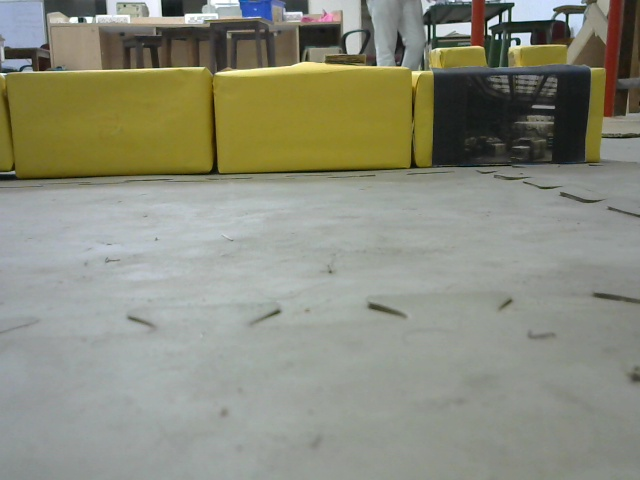
#> input picture Trail/Check 2/Input2.jpg, 640 x 480 px, found by its file name
$ python 'green bg logic.py'
#> lines starting #> are read from the running program, lines starting #| are printed output that depends on the picture; after the words box and inside, x2 and y2 are one past the last pixel; in counts of white or black regions, pixels touching at a corner belong together
import time

start1=time.time()
import numpy as np
import cv2
#from scipy.spatial import distance
stop1=time.time()

print("Import: ",stop1-start1)

start2=time.time()

length=0
Area=[]
newcontour=[]
newcontour2=[]

path = r'F:\Projects\Caterpillar\Trail\Check 2\Input2.jpg'
img=cv2.imread(path)
#> img is the input picture: shape (480, 640, 3); mean B, G, R 124.4, 140.7, 139.2

##capture_start=time.time()
##
##_,img = cv2.VideoCapture(1).read()
##
##capture_end=time.time()
##
##cv2.imwrite('Input_check.jpg',img)

blur = cv2.GaussianBlur(img,(5,5),0)

hsv=cv2.cvtColor(blur, cv2.COLOR_BGR2HSV)
#> hsv: shape (480, 640, 3); mean H, S, V 57.4, 44, 144.1

lb= np.array([15,80,50])
ub= np.array([39,255,255])
mask = cv2.inRange(hsv, lb, ub)
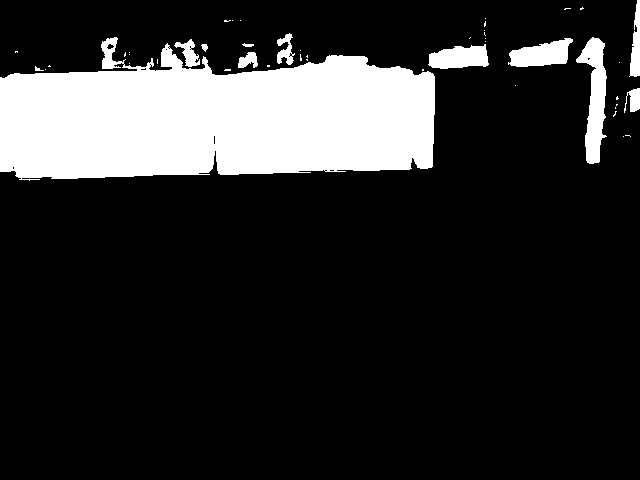
#> mask: shape (480, 640); 17.1% white; 47 white regions (35 under 20 px)
cv2.imwrite('mask.jpg',mask)
cv2.imshow('mask1',mask)

contour,hierarchy=cv2.findContours(mask,cv2.RETR_TREE, cv2.CHAIN_APPROX_SIMPLE)
#> contour = 62 contours, 51 with area under 20; largest, box (x1, y1, x2, y2) and area: (0, 37, 435, 181) 45646, (576, 37, 607, 164) 1881, (508, 38, 573, 67) 1138, (428, 44, 489, 69) 1041, (629, 0, 640, 77) 430

for i in contour:
    if cv2.contourArea(i) > 15000:
         length+=1
         Area.append(cv2.contourArea(i))
         newcontour.append(i)
         contour=i
    else:
       cv2.fillPoly(mask,[i],(0,0,255))
#> this loop made 62 passes
#> length on pass 39: 1
#> i on passes 1, 2, 4, 5, 8, 9: [[623, 136]], [[625, 135], [629, 135], [630, 136], [629, 135]], [[615, 107], [615, 108]], [[616, 104], [616, 105], [617, 104]], [[515, 85]], [[422, 69], [422, 70], [423, 70], [423, 69]]
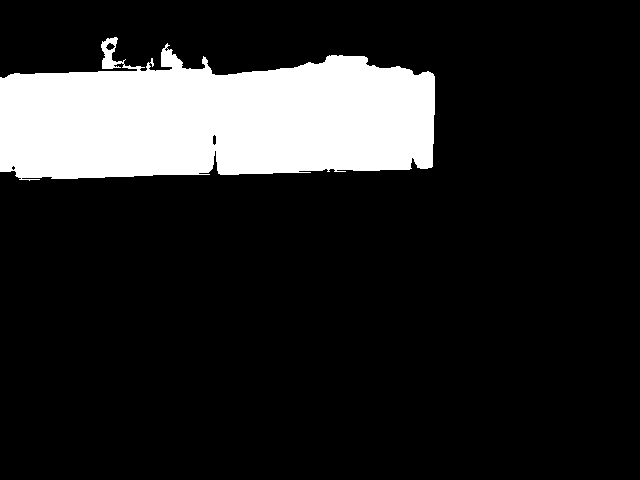
#> mask: shape (480, 640); 15.1% white; 1 white region
#> after the loop, Area = [45646]; length = 1; newcontour = 1 contour; box (x1, y1, x2, y2) and area: (0, 37, 435, 181) 45646

cv2.imwrite("Mask2.jpg",mask)


##length=len(newcontour)
##
##cv2.drawContours(img, newcontour,-1,(0,0,255),0)
##
##cv2.imshow('Contour',img)
##
##start_pic=time.time()
##
##(y1, x1) = np.where(mask==0)
###(topy1, topx1) = (np.min(y1), np.min(x1))
##(bottomy1, bottomx1) = (np.max(y1), np.max(x1))
##
##end_pic=time.time()
##
##print("\nPic Co-ordinate Execution: ",end_pic-start_pic)
##
##(y, x) = np.where(mask==255)
##(topy, topx) = (np.min(y), np.min(x))
##(bottomy, bottomx) = (np.max(y), np.max(x))
##
##print("No. of contours",length)
##print("pic x: ",bottomx1)
##print("block x: ",topx,bottomx)
##
###if length==2 and (Area[0]<30000 and Area[1]<30000):
##if length ==2:
##    print("Area: ",Area[0],Area[1])
##    print("\n\nBlock: 0")
###elif length==1 and Area > 30000:
##elif length == 1:
##    print("Area: ",Area[0])
##    if topx > 100 and (bottomx1-bottomx)<100:
##        print("\n\nBlock: -1")
##    else: #topx < 100 and (bottomx1-bottomx)>100:
##        print("\n\nBlock: 1")
####    else:
####        print("*\n\n***************Condition Not Satisfied**************")
##
##
##end2=time.time()
##
##print("\n\nProgram Execution :",end2-start2)

$ run again, with Trail/Check 2/Input1.jpg copied over Trail/Check 2/Input2.jpg
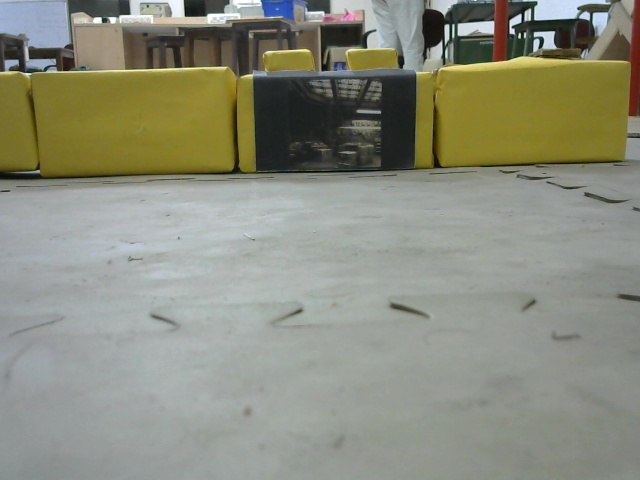
#> input picture Trail/Check 2/Input1.jpg, 640 x 480 px, found by its file name
#> img is the input picture: shape (480, 640, 3); mean B, G, R 125, 141, 139.1
#> hsv: shape (480, 640, 3); mean H, S, V 58.3, 43.8, 144.2
#> `mask = cv2.inRange(hsv, lb, ub)`:
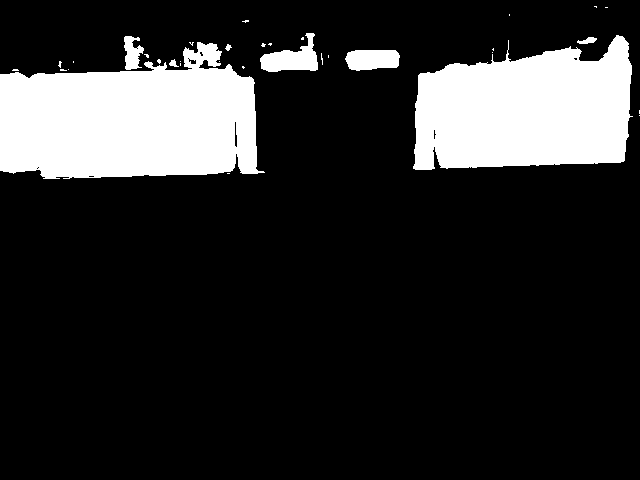
#> mask: shape (480, 640); 17.2% white; 34 white regions (26 under 20 px)
#> contour = 44 contours, 35 with area under 20; largest, box (x1, y1, x2, y2) and area: (0, 42, 265, 179) 26746, (413, 35, 633, 170) 22504, (260, 33, 318, 72) 1106, (345, 50, 400, 71) 908, (124, 36, 144, 70) 386
#> the loop `for i in contour:` made 44 passes
#> length on passes 24, 37: 1, 2
#> after the loop `for i in contour:`:
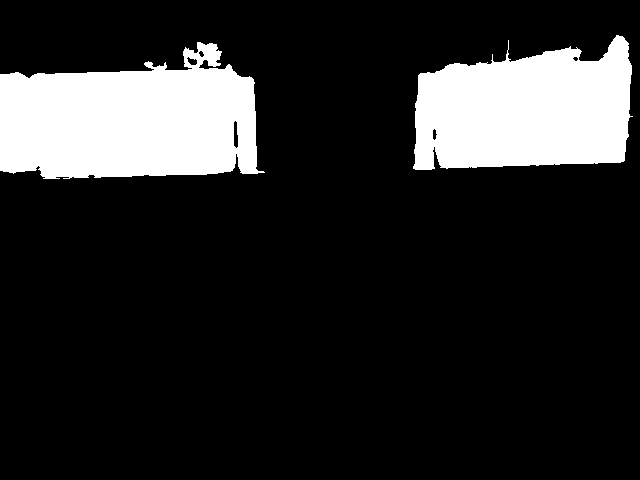
#> mask: shape (480, 640); 16.2% white; 2 white regions
#> after the loop `for i in contour:`: Area = [26746, 22504]; length = 2; newcontour = 2 contours; box (x1, y1, x2, y2) and area: (0, 42, 265, 179) 26746, (413, 35, 633, 170) 22504
